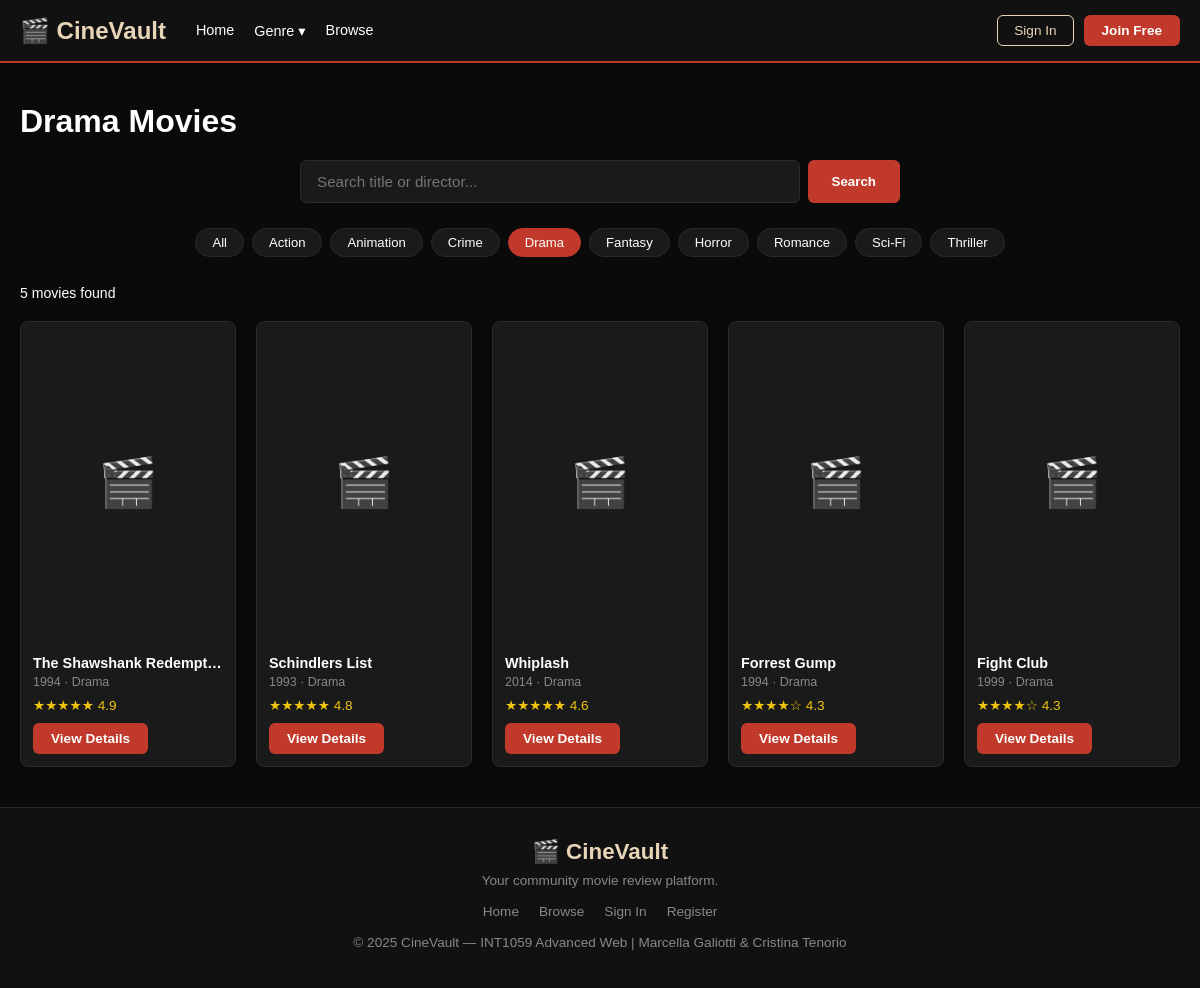
Screenshot of /pages/search.php?genre=Drama with the database file from the repository.
### tables this page shows
CREATE TABLE movies (
    id INT AUTO_INCREMENT PRIMARY KEY,
    title VARCHAR(150) NOT NULL,
    year INT,
    genre VARCHAR(100),
    director VARCHAR(100),
    cast_members VARCHAR(255),
    description TEXT,
    poster_url VARCHAR(500),
    duration_min INT,
    rating_avg DECIMAL(3,1) DEFAULT 0,
    created_at TIMESTAMP DEFAULT CURRENT_TIMESTAMP
);

### pages/search.php (the view, shortened to what this page needs)
<?php
require_once '../includes/db.php';
$q = trim($_GET['q'] ?? '');
$genre = trim($_GET['genre'] ?? '');
$where = [];
if ($genre) $where[] = "genre = '" . mysqli_real_escape_string($conn, $genre) . "'";
$sql = "SELECT * FROM movies" . ($where ? " WHERE " . implode(" AND ", $where) : "") . " ORDER BY rating_avg DESC";
$results = mysqli_query($conn, $sql);
$count = mysqli_num_rows($results);
?>
<?php include '../includes/header.php'; ?>
<div class="section">
    <h1 style="color:var(--beige);margin-bottom:20px;">
        <?= $genre ? htmlspecialchars($genre) . ' Movies' : ($q ? 'Results for "' . htmlspecialchars($q) . '"' : 'Browse All Movies') ?>
    </h1>
    <form class="search-bar-wrap" action="search.php" method="GET">
        <input type="text" name="q" placeholder="Search title or director..." value="<?= htmlspecialchars($q) ?>">
        <button type="submit">Search</button>
    </form>
    <div class="genre-pills" style="margin-bottom:28px;">
        <a href="search.php" class="genre-pill <?= !$genre ? 'active' : '' ?>">All</a>
        <?php foreach ($genres as $g): ?>
            <a href="search.php?genre=<?= urlencode($g) ?>" class="genre-pill <?= $genre === $g ? 'active' : '' ?>"><?= $g ?></a>
        <?php endforeach; ?>
    </div>
    <p style="color:var(--muted);margin-bottom:20px;font-size:0.88rem;"><?= $count ?> movie<?= $count !== 1 ? 's' : '' ?> found</p>
    <?php if ($count === 0): ?>
        <div class="empty-state">
            <div class="empty-icon">🎬</div>
            <h3>No movies found</h3>
            <p>Try a different search or genre.</p>
        </div>
    <?php else: ?>
        <div class="movies-grid">
            <?php while ($movie = mysqli_fetch_assoc($results)): ?>
                <div class="movie-card">
                    <?php if ($movie['poster_url']): ?>
                        <div style="display:none;width:100%;aspect-ratio:2/3;background:#1a1a1a;align-items:center;justify-content:center;font-size:3rem;">🎬</div>
                    <?php else: ?>
                        <div style="width:100%;aspect-ratio:2/3;background:#1a1a1a;display:flex;align-items:center;justify-content:center;font-size:3rem;">🎬</div>
                    <?php endif; ?>
                    <div class="movie-card-body">
                        <div class="movie-card-title"><?= htmlspecialchars($movie['title']) ?></div>
                        <div class="movie-card-meta"><?= $movie['year'] ?> · <?= htmlspecialchars($movie['genre']) ?></div>
                        <div class="movie-card-rating">
                            <?php $r = round($movie['rating_avg']); echo str_repeat('★', $r) . str_repeat('☆', 5-$r) . ' ' . number_format($movie['rating_avg'],1); ?>
                        </div>
                        <a href="movie.php?id=<?= $movie['id'] ?>" class="btn-primary">View Details</a>
                    </div>
                </div>
            <?php endwhile; ?>
        </div>
    <?php endif; ?>
</div>
<?php include '../includes/footer.php'; ?>

### css/style.css (style rules this page uses)
* { margin: 0; padding: 0; box-sizing: border-box; }
:root { --preto: #0a0a0a; --vermelho: #c0392b; --bege: #e8d5b7; --branco: #ffffff; --cinza: #888888; --card: #1a1a1a; --borda: #2a2a2a; }
body { font-family: Arial, sans-serif; background-color: var(--preto); color: var(--branco); min-height: 100vh; }
a { text-decoration: none; color: inherit; }
.btn-primary { background-color: var(--vermelho); color: var(--branco); padding: 8px 18px; border-radius: 6px; border: none; cursor: pointer; font-size: 0.85rem; font-weight: bold; display: inline-block; }
.search-bar-wrap { max-width: 600px; margin: 0 auto 25px; display: flex; gap: 8px; }
.search-bar-wrap input { flex: 1; padding: 12px 16px; background-color: var(--card); border: 1px solid var(--borda); border-radius: 6px; color: var(--branco); font-size: 0.95rem; }
.search-bar-wrap button { background-color: var(--vermelho); color: var(--branco); border: none; padding: 12px 24px; border-radius: 6px; font-weight: bold; cursor: pointer; }
.genre-pills { display: flex; flex-wrap: wrap; gap: 8px; justify-content: center; margin-bottom: 30px; }
.genre-pill { padding: 6px 16px; border-radius: 20px; border: 1px solid var(--borda); background-color: var(--card); color: var(--branco); font-size: 0.82rem; cursor: pointer; }
.genre-pill:hover, .genre-pill.active { background-color: var(--vermelho); border-color: var(--vermelho); }
.section { max-width: 1200px; margin: 0 auto; padding: 40px 20px; }
.movies-grid { display: grid; grid-template-columns: repeat(auto-fill, minmax(200px, 1fr)); gap: 20px; }
.movie-card { background-color: var(--card); border-radius: 8px; overflow: hidden; border: 1px solid var(--borda); }
.movie-card-body { padding: 12px; }
.movie-card-title { font-size: 0.9rem; font-weight: bold; margin-bottom: 4px; white-space: nowrap; overflow: hidden; text-overflow: ellipsis; }
.movie-card-meta { font-size: 0.78rem; color: var(--cinza); margin-bottom: 8px; }
.movie-card-rating { color: #f1c40f; font-size: 0.85rem; margin-bottom: 10px; }

### rows the page displays
movies: title "The Shawshank Redempt…", year "1994", genre "Drama", rating_avg "★★★★★", rating_avg "4.9"
movies: title "Schindlers List", year "1993", genre "Drama", rating_avg "★★★★★", rating_avg "4.8"
movies: title "Whiplash", year "2014", genre "Drama", rating_avg "★★★★★", rating_avg "4.6"
movies: title "Forrest Gump", year "1994", genre "Drama", rating_avg "★★★★", rating_avg "☆", rating_avg "4.3"
movies: title "Fight Club", year "1999", genre "Drama", rating_avg "★★★★", rating_avg "☆", rating_avg "4.3"

### other values shown
$genre "Drama"
$g "Action"
$g "Animation"
$g "Crime"
$g "Drama"
$g "Fantasy"
$g "Horror"
$g "Romance"
$g "Sci-Fi"
$g "Thriller"
$count "5"
